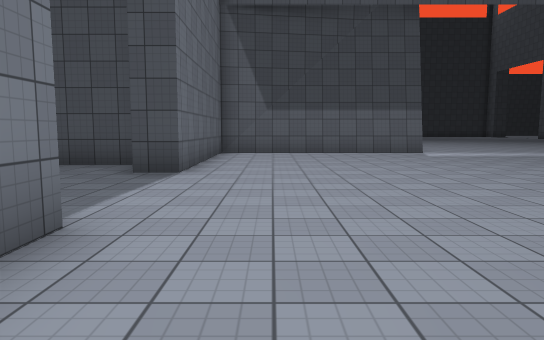
View 1 (above)

21 first-person views from a walk through a scene from a Unity 3-D project. The camera is 1.4 m above the floor, tilts 6° down and sees 70° across. The floor is counted in squares, 2 m on a side. Each view is taken from the middle of a square. On the plan, view 1 faces up. The plan holds only what a view shows up to about 11 squares ahead; the rest is blank. The place goes on beyond the plan. Some animated figures are left out. Surface patterns are stand-ins for the level's own textures.

View 2
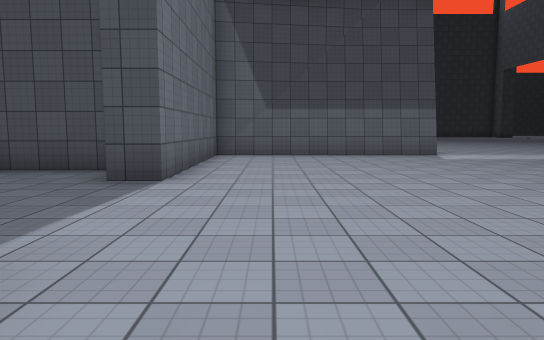

View 3
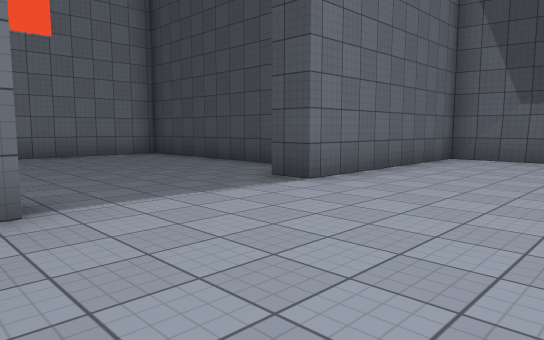

View 4
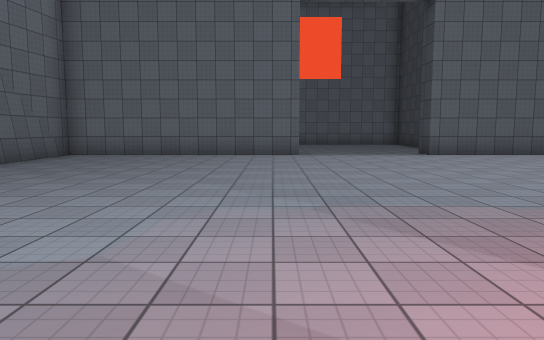

View 5
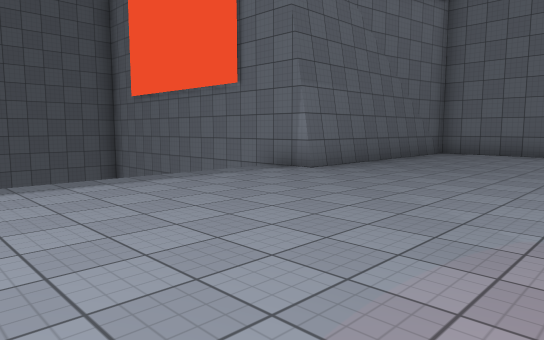

View 6
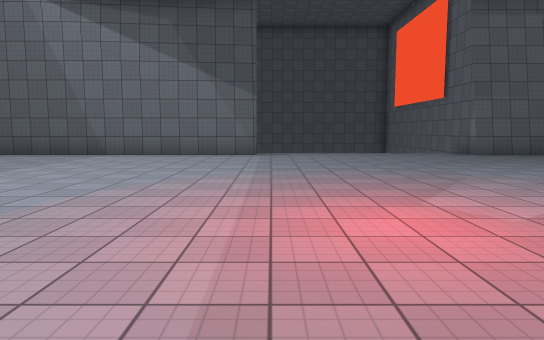

View 7
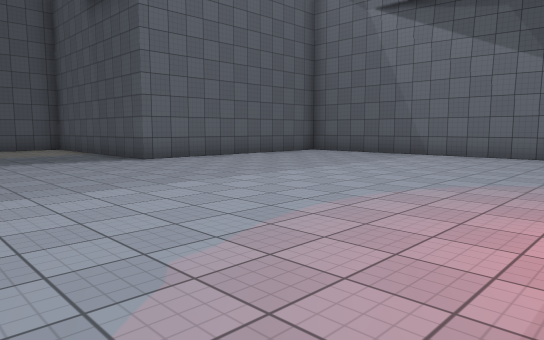

View 8
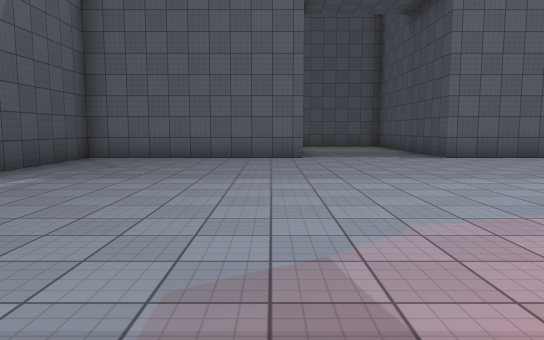

View 9
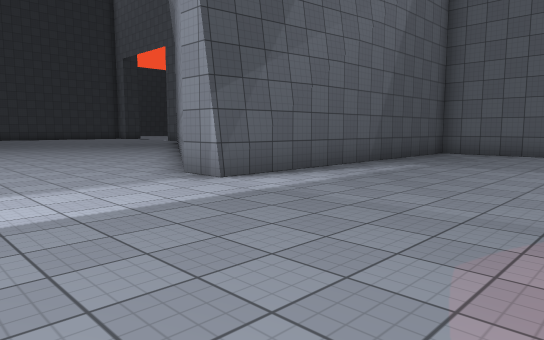

View 10
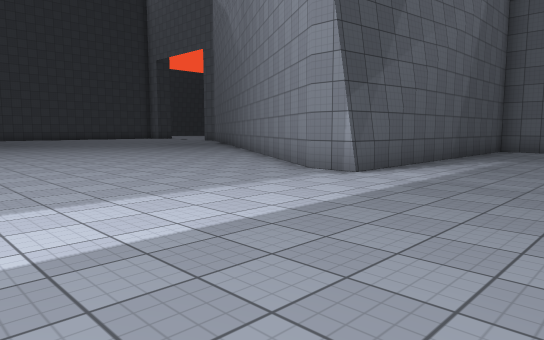

View 11
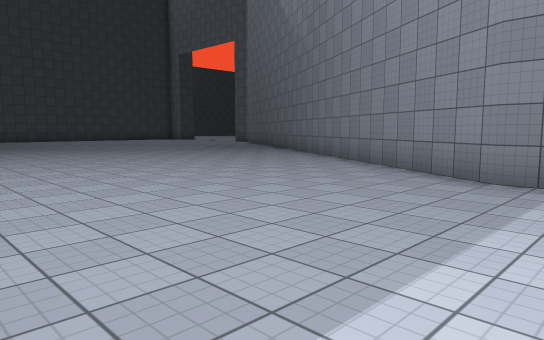

View 12
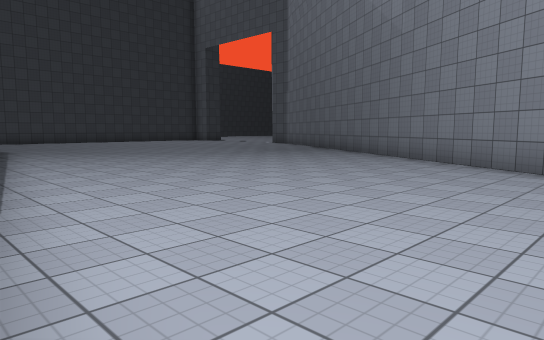

View 13
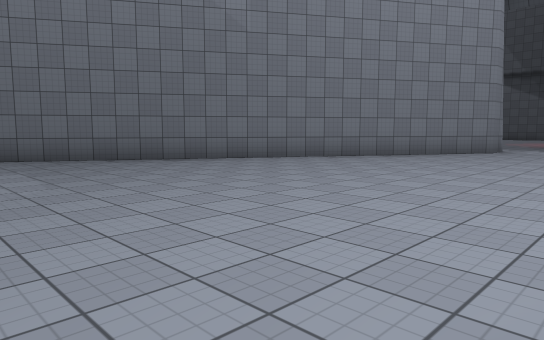

View 14
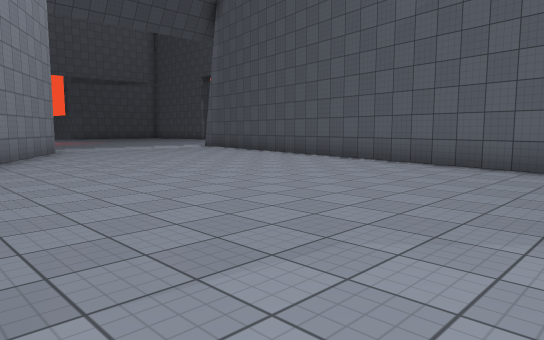

View 15
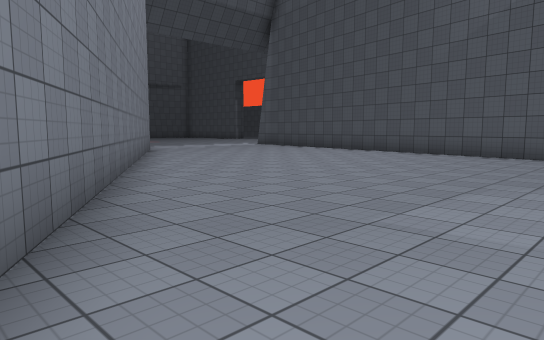

View 16
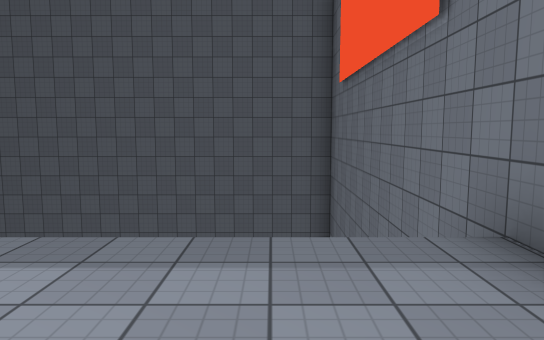

View 17
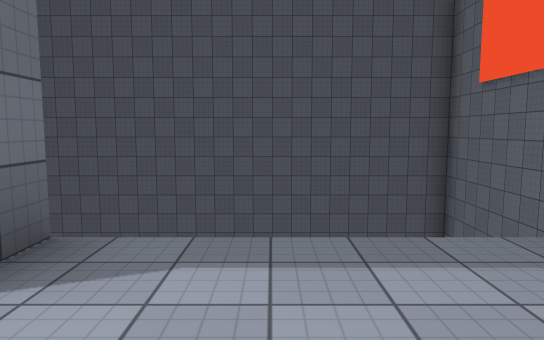

View 18
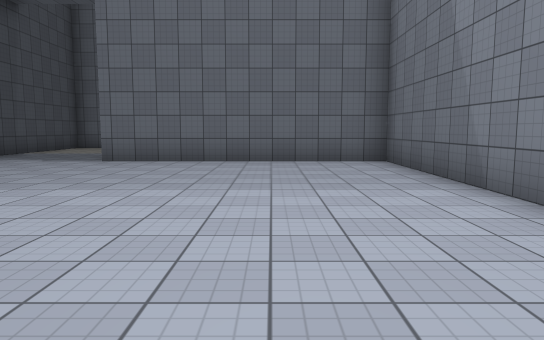

View 19
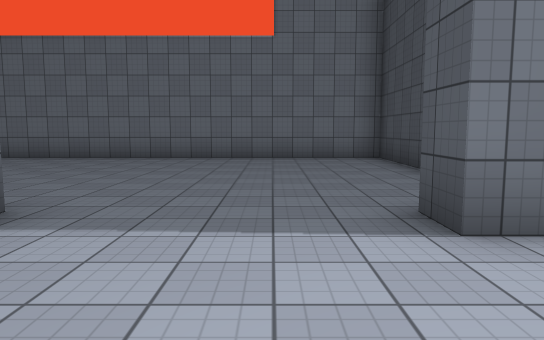

View 20
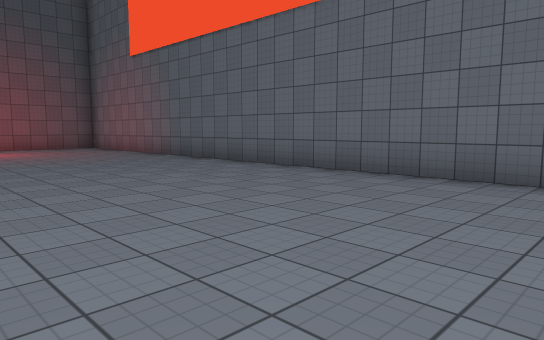

View 21
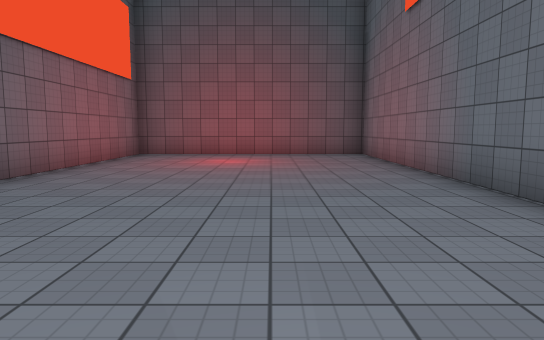

### Floor plan
Points are (right, up) in squares from view 1. A wall is a line through its corners. A room is listed if a view was taken in it or the views show most of it. See-through windows are left out.
Room 1 (views 1, 2, 3, 4, 5, 6, 7, 8, 9, 10, 11, 12, 13, 14, 15, 16, 17, 18, 19, 20, 21)
walls: (10.4, -3.5) (18.5, -3.5) (18.5, 2.7) (21.4, 2.7); (4.5, -3.5) (4.5, -12); (10.4, -4.5) (10.4, -3.6) (11.6, -3.4); (4.5, 11.5) (-1.5, 11.5) (-1.5, 6.2) (-2.4, 6.2); (11.7, 11.5) (10.4, 11.6) (10.4, 12.5) (16.9, 23.3); (-1.5, 2.8) (-1.5, -3.5) (-0.6, -3.6); (18.5, 6.2) (18.5, 11.5) (10.9, 11.5); (-1.5, -3.5) (4.5, -3.5); (-2.6, 7.6) (-8.6, 7.6) (-8.6, -10.9) (-2.3, -10.9) (-2.3, -5.2); (-0.6, 11.6) (-1.5, 11.5); (21.1, 6.2) (20.4, 6.2); (6.6, 23.7) (5.5, 17.9)

Positions as (right, up) in squares from view 1, and headings:
1: (0, 0), facing up
2: (0, 1), facing up
3: (2, 2), facing up-left
4: (9, 2), facing left
5: (10, 1), facing down-left
6: (10, 7), facing down
7: (10, 7), facing down-right
8: (9, 7), facing right
9: (7, 7), facing up-right
10: (5, 8), facing up-right
11: (5, 11), facing up-right
12: (5, 14), facing up-right
13: (7, 25), facing down-right
14: (14, 25), facing down-left
15: (17, 25), facing down-left
16: (6, -2), facing down
17: (9, -2), facing down
18: (10, -1), facing right
19: (1, 5), facing left
20: (-3, 4), facing down-left
21: (-6, 0), facing down
